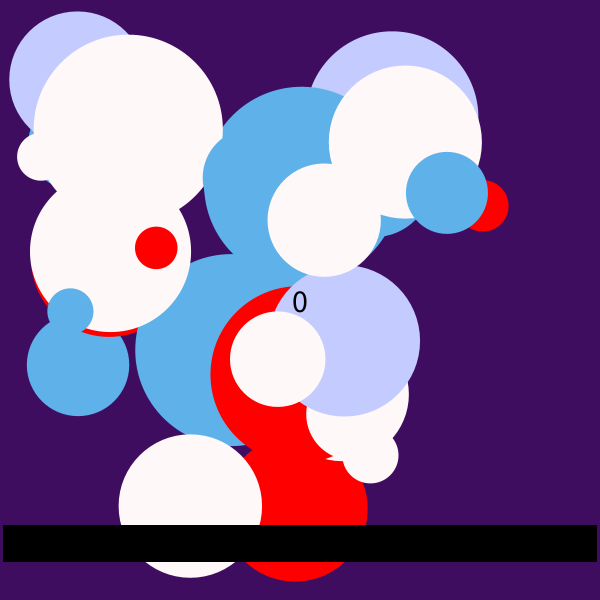
Frame 1 (no input)
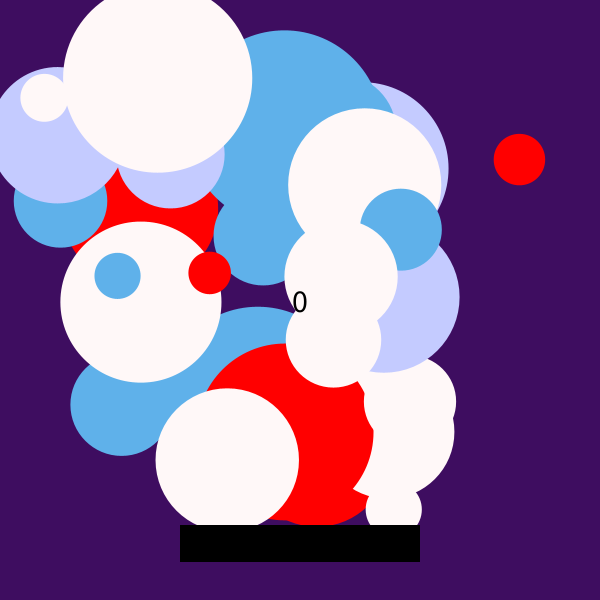
Frame 60 (the mouse pressed at the canvas centre just before this capture)
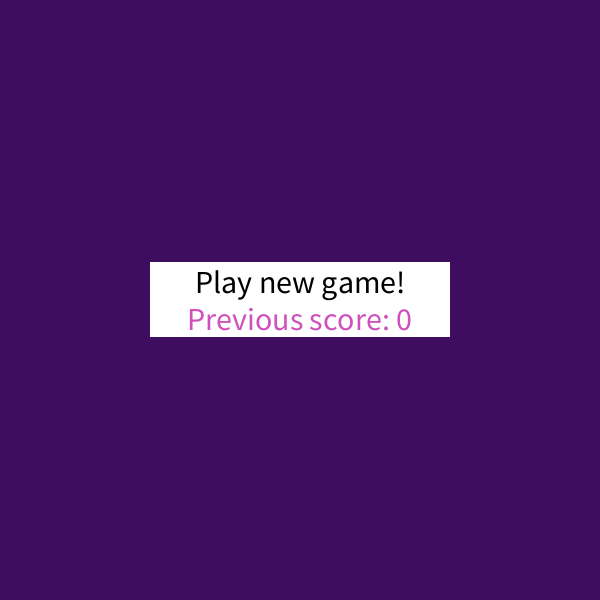
Frame 120 (the mouse held since frame 60 and released just before this capture)

The Processing sketch that drew these frames (run headless with seeded random() and noise(); from frame 60 on, the mouse is pressed at the canvas centre):

// Processing sketch: timewaster2_0
// ── timewaster2_0.pde
//simple program: boredom killer. should increase at an exponential rate up to a cap
//every n frames produce a bubble.
//store the bubbles as a bubble object.
//bubble object has an x,y,radius, and an overlap method that returns a boolean
color[] pall={#fff8f8,#c4cbff,#5fb1ea,#008080,#3e0d60,#FF0000};
ArrayList<bubble> bArray;
int rate= 300;//rate of the bubbles spawning
final int rateMin=20;
int score=0; 
boolean gameState =true;
float timer;//variables related to timer function
final float timerMax=100;
final float timerRate=1;
final int maxBubbles=30;
void setup(){
  size(600,600);
  frameRate(120);
  reset();
  ellipseMode(CENTER);
  textAlign(CENTER, CENTER);
  textSize(32);
  noStroke();
  rectMode(CORNERS);
  //strokeWeight(1);
}
void reset(){
  bArray = new ArrayList<bubble>();
  for(int i=0;i<30;i++)
    bArray.add(new bubble(width,height));
  rate=100;  score=0;
  timer=timerMax;
}
void draw(){
 // fill(pall[4],40);      //blur function/fade
  //rect(0,0,width,height);
  background(pall[4]); //solid function
  drawBubbles();
  if(frameCount%rate==0&&gameState)
    newBubble();
  if(frameCount%rate*rate==0&&rate>rateMin&&gameState)
    rate=(int)(rate/1.5);
  updateAll();
  doTimer();
  if(gameState){
    fill(0);
    text(score,width/2,height/2);
    drawTimer();
  }else{
    fill(255);
    rect(width/4,height*7/16,width*3/4,height*9/16);
    fill(0);
    text("Play new game!",width/2,height*15/32);
    fill(#CE51BE);
    text("Previous score: "+score,width/2,height*17/32);
  }
}
void newBubble(){
if(bArray.size()<maxBubbles){
  bubble b =new bubble(width,height);
    bArray.add(b);
}}
void drawBubbles(){
for(int i =bArray.size()-1;i>=0;i--){
  bArray.get(i).drawMe();
  } 
}
void updateAll(){
  for(int i =bArray.size()-1;i>=0;i--){
    bArray.get(i).updateVector(width,height);
    bArray.get(i).moveBubble();
  }
}
void doTimer(){
if(timer==0&&gameState)endGame();
else if(gameState){
timer-=timerRate;
  }
}
void drawTimer(){
  rect(
    width/2-(timer/timerMax*(width/2)),
    height*15/16,
    width/2+(timer/timerMax*(width/2)),
    height*14/16);
}
 //draws a line with a certain thickness
 //which has a length away from the center point equal to
 //the value of timer*(the max value/the width)
 void endGame(){
 bArray = new ArrayList<bubble>();
 gameState=false;
 }
void mouseReleased(){
  int removeMe=-1;
  boolean found = false;
  int i=0;
  while((!found)&&(i<bArray.size()))//looks for the bubble underneath
    if(bArray.get(i).overlaps(mouseX,mouseY)){
      removeMe=i;
      found=true;
    }else i++;  
  if(removeMe>=0)
    popBubble(removeMe);//has the value to be removed of the bubble, unless it couldnt be found
  if(!gameState&&
  mouseX>(width/4)&&
  mouseX<(width*3/4)&&
  mouseY>(height*7/16)&&
  mouseY<(height*9/16)
  //checks if within bounding box.
  ){
    //rect(width/4,height*7/16,width*3/4,height*9/16); 
    //psuedo button location
    reset();
    gameState=true;
  } 
}
void popBubble(int i){
  if(bArray.get(i).getType()){
    bArray.remove(i);
    score++;
    timer=timerMax;
  }else{
    endGame();
  }
}
class bubble{
  private final float ROOT_TWO = (float)Math.sqrt(2);
  float x,y,r;
  int col;
  PVector velocity;
  boolean type;
  public bubble(int w, int h){
    r = random(20,100);
    x = random(r,w-r);
    y = random(r,h-r);
    col=(int)random(3);
    velocity=PVector.fromAngle(random(0,2*PI));
    float val=random(0,1);
    type=(val<=0.8);
      //println(val+""+type);
    }
    public boolean overlaps(double x1, double y1){
      if((x+r)>x1&&(x-r)<x1&&(y+r)>y1&&(y-r)<y1)return true;
      else return false;
    } 
    public void updateVector(float xMax,float yMax){
      if(x>xMax||x<0)velocity.set(-velocity.x,velocity.y);
      if(y>yMax||y<0)velocity.set(velocity.x,-velocity.y);
    }
    public void moveBubble(){
      x+=velocity.x;y+=velocity.y;
    }
    public void increaseSpeed(float scale){
      velocity.mult(scale);
    }
    public float getX(){return x;}
    public float getY(){return y;}
    public float getR(){return r;}
    public int getCol(){return col;}
    public boolean getType(){return type;}
    public void drawMe(){
      if(type)fill(pall[col]);
      else fill(pall[5]);
      ellipse(x,y,r*2,r*2);
      
    }
}
